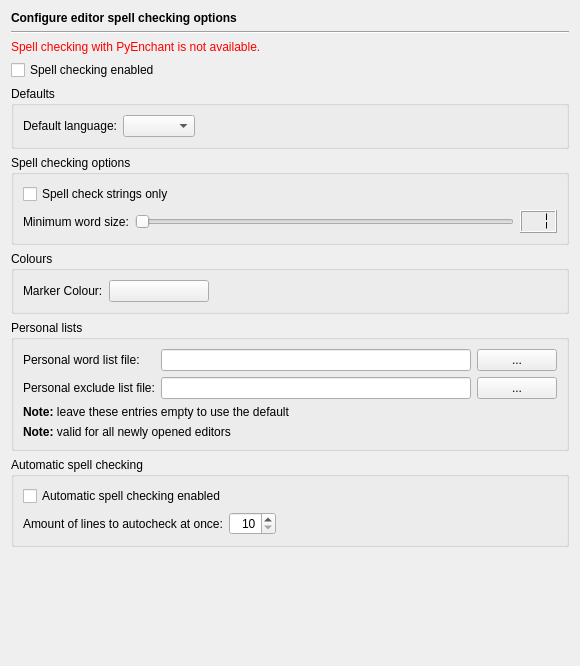
<?xml version="1.0" encoding="UTF-8"?>
<ui version="4.0">
 <class>EditorSpellCheckingPage</class>
 <widget class="QWidget" name="EditorSpellCheckingPage">
  <property name="geometry">
   <rect>
    <x>0</x>
    <y>0</y>
    <width>576</width>
    <height>666</height>
   </rect>
  </property>
  <layout class="QVBoxLayout" name="verticalLayout_4">
   <item>
    <widget class="QLabel" name="headerLabel">
     <property name="text">
      <string>&lt;b&gt;Configure editor spell checking options&lt;/b&gt;</string>
     </property>
    </widget>
   </item>
   <item>
    <widget class="Line" name="line3">
     <property name="frameShape">
      <enum>QFrame::HLine</enum>
     </property>
     <property name="frameShadow">
      <enum>QFrame::Sunken</enum>
     </property>
     <property name="orientation">
      <enum>Qt::Horizontal</enum>
     </property>
    </widget>
   </item>
   <item>
    <widget class="QLabel" name="errorLabel">
     <property name="text">
      <string>&lt;font color=&quot;#FF0000&quot;&gt;Spell checking with PyEnchant is not available.&lt;/font&gt;</string>
     </property>
    </widget>
   </item>
   <item>
    <widget class="QFrame" name="spellingFrame">
     <property name="frameShape">
      <enum>QFrame::NoFrame</enum>
     </property>
     <property name="frameShadow">
      <enum>QFrame::Plain</enum>
     </property>
     <layout class="QVBoxLayout" name="verticalLayout_3">
      <property name="margin">
       <number>0</number>
      </property>
      <item>
       <widget class="QCheckBox" name="checkingEnabledCheckBox">
        <property name="toolTip">
         <string>Select to enable spell checking</string>
        </property>
        <property name="text">
         <string>Spell checking enabled</string>
        </property>
       </widget>
      </item>
      <item>
       <widget class="QGroupBox" name="groupBox_3">
        <property name="title">
         <string>Defaults</string>
        </property>
        <layout class="QGridLayout" name="gridLayout_3">
         <item row="0" column="0">
          <widget class="QLabel" name="label_2">
           <property name="text">
            <string>Default language:</string>
           </property>
          </widget>
         </item>
         <item row="0" column="1">
          <widget class="QComboBox" name="defaultLanguageCombo">
           <property name="toolTip">
            <string>Select the default language</string>
           </property>
          </widget>
         </item>
         <item row="0" column="2">
          <spacer name="horizontalSpacer">
           <property name="orientation">
            <enum>Qt::Horizontal</enum>
           </property>
           <property name="sizeHint" stdset="0">
            <size>
             <width>353</width>
             <height>20</height>
            </size>
           </property>
          </spacer>
         </item>
        </layout>
       </widget>
      </item>
      <item>
       <widget class="QGroupBox" name="groupBox_4">
        <property name="title">
         <string>Spell checking options</string>
        </property>
        <layout class="QVBoxLayout" name="verticalLayout">
         <item>
          <widget class="QCheckBox" name="stringsOnlyCheckBox">
           <property name="toolTip">
            <string>Select to check strings only</string>
           </property>
           <property name="text">
            <string>Spell check strings only</string>
           </property>
          </widget>
         </item>
         <item>
          <layout class="QHBoxLayout" name="horizontalLayout">
           <item>
            <widget class="QLabel" name="label">
             <property name="text">
              <string>Minimum word size:</string>
             </property>
            </widget>
           </item>
           <item>
            <widget class="QSlider" name="minimumWordSizeSlider">
             <property name="toolTip">
              <string>Move to set the minimum size of words to be checked</string>
             </property>
             <property name="minimum">
              <number>1</number>
             </property>
             <property name="maximum">
              <number>10</number>
             </property>
             <property name="orientation">
              <enum>Qt::Horizontal</enum>
             </property>
             <property name="tickPosition">
              <enum>QSlider::NoTicks</enum>
             </property>
             <property name="tickInterval">
              <number>1</number>
             </property>
            </widget>
           </item>
           <item>
            <widget class="QLCDNumber" name="lCDNumber">
             <property name="toolTip">
              <string>Displays the minimum size of words to be checked</string>
             </property>
             <property name="numDigits">
              <number>2</number>
             </property>
             <property name="segmentStyle">
              <enum>QLCDNumber::Flat</enum>
             </property>
             <property name="intValue" stdset="0">
              <number>1</number>
             </property>
            </widget>
           </item>
          </layout>
         </item>
        </layout>
       </widget>
      </item>
      <item>
       <widget class="QGroupBox" name="groupBox_2">
        <property name="title">
         <string>Colours</string>
        </property>
        <layout class="QGridLayout" name="gridLayout_2">
         <item row="0" column="0">
          <widget class="QLabel" name="TextLabel2_2_2_2_2_2">
           <property name="text">
            <string>Marker Colour:</string>
           </property>
          </widget>
         </item>
         <item row="0" column="1">
          <widget class="QPushButton" name="spellingMarkerButton">
           <property name="minimumSize">
            <size>
             <width>100</width>
             <height>0</height>
            </size>
           </property>
           <property name="toolTip">
            <string>Select the colour for the spelling markers.</string>
           </property>
           <property name="text">
            <string/>
           </property>
          </widget>
         </item>
         <item row="0" column="2">
          <spacer>
           <property name="orientation">
            <enum>Qt::Horizontal</enum>
           </property>
           <property name="sizeHint" stdset="0">
            <size>
             <width>348</width>
             <height>20</height>
            </size>
           </property>
          </spacer>
         </item>
        </layout>
       </widget>
      </item>
      <item>
       <widget class="QGroupBox" name="groupBox">
        <property name="title">
         <string>Personal lists</string>
        </property>
        <layout class="QGridLayout" name="gridLayout">
         <item row="0" column="0">
          <widget class="QLabel" name="label_4">
           <property name="text">
            <string>Personal word list file:</string>
           </property>
          </widget>
         </item>
         <item row="0" column="1">
          <widget class="QLineEdit" name="pwlEdit">
           <property name="toolTip">
            <string>Enter the filename of the personal word list</string>
           </property>
          </widget>
         </item>
         <item row="0" column="2">
          <widget class="QPushButton" name="pwlButton">
           <property name="toolTip">
            <string>Select the personal word list file via a file selection dialog</string>
           </property>
           <property name="text">
            <string>...</string>
           </property>
          </widget>
         </item>
         <item row="1" column="0">
          <widget class="QLabel" name="label_5">
           <property name="text">
            <string>Personal exclude list file:</string>
           </property>
          </widget>
         </item>
         <item row="1" column="1">
          <widget class="QLineEdit" name="pelEdit">
           <property name="toolTip">
            <string>Enter the filename of the personal exclude list</string>
           </property>
          </widget>
         </item>
         <item row="1" column="2">
          <widget class="QPushButton" name="pelButton">
           <property name="toolTip">
            <string>Select the personal exclude list file via a file selection dialog</string>
           </property>
           <property name="text">
            <string>...</string>
           </property>
          </widget>
         </item>
         <item row="2" column="0" colspan="3">
          <widget class="QLabel" name="label_6">
           <property name="text">
            <string>&lt;b&gt;Note:&lt;/b&gt; leave these entries empty to use the default</string>
           </property>
          </widget>
         </item>
         <item row="3" column="0" colspan="3">
          <widget class="QLabel" name="label_7">
           <property name="text">
            <string>&lt;b&gt;Note:&lt;/b&gt; valid for all newly opened editors</string>
           </property>
          </widget>
         </item>
        </layout>
       </widget>
      </item>
      <item>
       <widget class="QGroupBox" name="groupBox_5">
        <property name="title">
         <string>Automatic spell checking</string>
        </property>
        <layout class="QVBoxLayout" name="verticalLayout_2">
         <item>
          <widget class="QCheckBox" name="enabledCheckBox">
           <property name="toolTip">
            <string>Select to enable spellchecking</string>
           </property>
           <property name="text">
            <string>Automatic spell checking enabled</string>
           </property>
          </widget>
         </item>
         <item>
          <layout class="QHBoxLayout" name="horizontalLayout_3">
           <item>
            <widget class="QLabel" name="label_3">
             <property name="text">
              <string>Amount of lines to autocheck at once:</string>
             </property>
            </widget>
           </item>
           <item>
            <widget class="QSpinBox" name="chunkSizeSpinBox">
             <property name="toolTip">
              <string>Enter the number of lines to check per go. Higher values increase checking speed but decrease GUI responsivenes</string>
             </property>
             <property name="alignment">
              <set>Qt::AlignRight|Qt::AlignTrailing|Qt::AlignVCenter</set>
             </property>
             <property name="minimum">
              <number>10</number>
             </property>
             <property name="maximum">
              <number>999</number>
             </property>
            </widget>
           </item>
           <item>
            <spacer name="horizontalSpacer_2">
             <property name="orientation">
              <enum>Qt::Horizontal</enum>
             </property>
             <property name="sizeHint" stdset="0">
              <size>
               <width>40</width>
               <height>20</height>
              </size>
             </property>
            </spacer>
           </item>
          </layout>
         </item>
        </layout>
       </widget>
      </item>
     </layout>
    </widget>
   </item>
   <item>
    <spacer>
     <property name="orientation">
      <enum>Qt::Vertical</enum>
     </property>
     <property name="sizeHint" stdset="0">
      <size>
       <width>558</width>
       <height>231</height>
      </size>
     </property>
    </spacer>
   </item>
  </layout>
 </widget>
 <tabstops>
  <tabstop>checkingEnabledCheckBox</tabstop>
  <tabstop>defaultLanguageCombo</tabstop>
  <tabstop>stringsOnlyCheckBox</tabstop>
  <tabstop>minimumWordSizeSlider</tabstop>
  <tabstop>spellingMarkerButton</tabstop>
  <tabstop>pwlEdit</tabstop>
  <tabstop>pwlButton</tabstop>
  <tabstop>pelEdit</tabstop>
  <tabstop>pelButton</tabstop>
  <tabstop>enabledCheckBox</tabstop>
  <tabstop>chunkSizeSpinBox</tabstop>
 </tabstops>
 <resources/>
 <connections>
  <connection>
   <sender>minimumWordSizeSlider</sender>
   <signal>valueChanged(int)</signal>
   <receiver>lCDNumber</receiver>
   <slot>display(int)</slot>
   <hints>
    <hint type="sourcelabel">
     <x>248</x>
     <y>131</y>
    </hint>
    <hint type="destinationlabel">
     <x>545</x>
     <y>131</y>
    </hint>
   </hints>
  </connection>
 </connections>
</ui>
